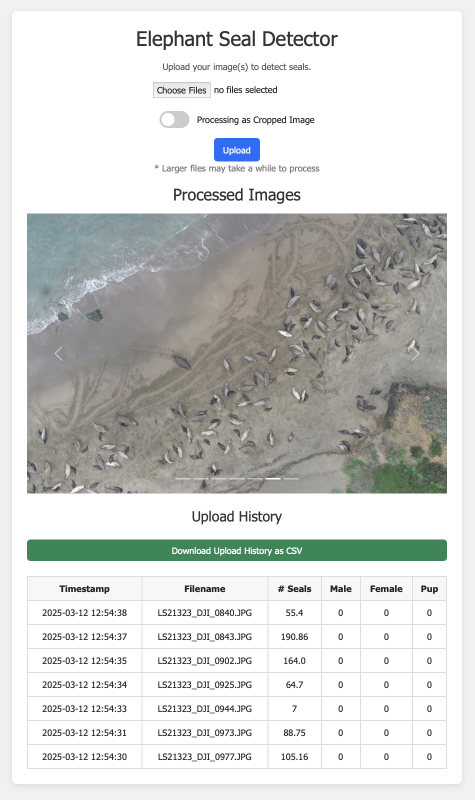
#> input picture images/app.png, 950 x 1600 px (shown at 1/2 size)
$ python -i mosaic_to_patches.py   (imports and definitions only)
#> lines starting #> are read from the running program, lines starting #| are printed output that depends on the picture; after the words box and inside, x2 and y2 are one past the last pixel; in counts of white or black regions, pixels touching at a corner belong together
#> further down, picture is the input picture: PIL image 950x1600 RGBA; mean R, G, B, A 209.3, 210.8, 208.7, 255
import os
import sys
import numpy as np
from PIL import Image, ImageFile, ImageDraw, ImageFont
import cv2
from roboflow import Roboflow

# Allow PIL to open very large images
Image.MAX_IMAGE_PIXELS = None
ImageFile.LOAD_TRUNCATED_IMAGES = True

# Standardize the Background
def standardize_background(image, bg_color=(255, 255, 255)):
    """
    If the image has an alpha channel, composite it onto a white background.
    Otherwise, convert to RGB.
    """
#> called with bg_color = (255, 255, 255)
    if image.mode in ("RGBA", "LA"):
        background = Image.new("RGB", image.size, bg_color)
#> background: PIL image 950x1600 RGB; every value is 255
        background.paste(image, mask=image.split()[-1])
        return background
    else:
        return image.convert("RGB")

# Crop to the Mosaic Content
def crop_to_content(image, threshold=240):
    """
    Crops out the white margins. Pixels with all channels above the threshold
    are considered background.
    """
#> called with threshold = 240
    img_np = np.array(image)
    mask = (img_np[:, :, 0] < threshold) | (img_np[:, :, 1] < threshold) | (img_np[:, :, 2] < threshold)
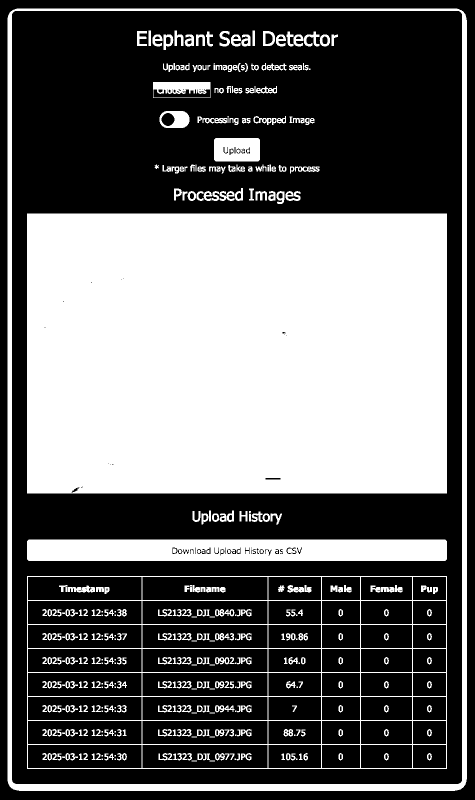
#> mask: shape (1600, 950) bool (shown at 1/2 size); 40.7% white; 443 white regions (58 under 20 px), largest, box (x1, y1, x2, y2) and area: (54, 427, 894, 987) 470220, (15, 17, 934, 1582) 46405, (54, 1079, 894, 1122) 34887
    coords = np.argwhere(mask)
#> coords = 619261 pairs, first value 17 to 1581, second value 15 to 933
    if coords.size == 0:
        return image
    y0, x0 = coords.min(axis=0)
#> y0 = 17; x0 = 15
    y1, x1 = coords.max(axis=0) + 1
#> y1 = 1582; x1 = 934
    return image.crop((x0, y0, x1, y1))
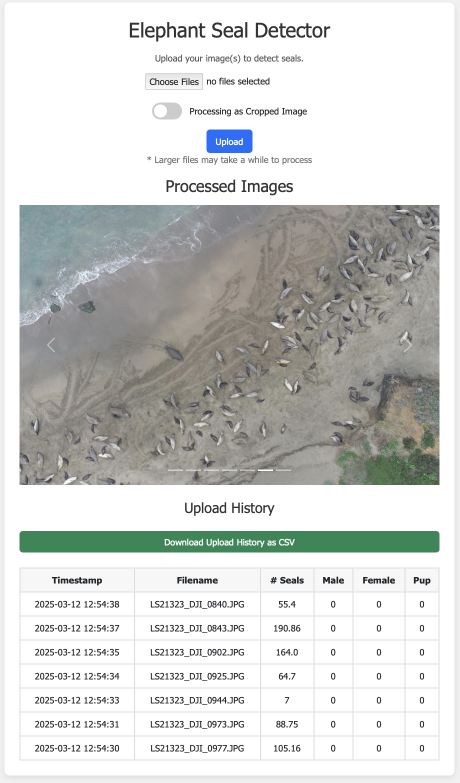
#> returned value: PIL image 919x1565 RGB (shown at 1/2 size); mean R, G, B 207.5, 209.1, 206.9

# Split the Image into Patches
def split_into_patches(image, patch_size=640):
#> called with patch_size = 2000
    patches = []
    width, height = image.size
#> width = 919; height = 1565
    for y in range(0, height, patch_size):
        for x in range(0, width, patch_size):
            box = (x, y, min(x + patch_size, width), min(y + patch_size, height))
            patch = image.crop(box)
            patches.append((patch, box))
#> after the loop, patches = 1 item
    return patches

# Filter Out Mostly-White Patches
def is_patch_valid(patch, bg_color=(255, 255, 255), tolerance=5, max_fraction=0.5):
    patch_np = np.array(patch)
    close_to_bg = np.all(np.abs(patch_np - bg_color) <= tolerance, axis=-1)
    fraction_bg = np.mean(close_to_bg)
    return fraction_bg < max_fraction, fraction_bg

# Check if a patch is mostly water.
def is_patch_water(patch, water_threshold=0.3, foam_tolerance=5):
    hsv_patch = patch.convert("HSV")
    hsv_np = np.array(hsv_patch)
    lower_dark = np.array([90, 50, 50], dtype=np.uint8)
    upper_dark = np.array([140, 255, 255], dtype=np.uint8)
    mask_dark = cv2.inRange(hsv_np, lower_dark, upper_dark)
    lower_foam = np.array([0, 0, 200], dtype=np.uint8)
    upper_foam = np.array([180, 50, 255], dtype=np.uint8)
    mask_foam = cv2.inRange(hsv_np, lower_foam, upper_foam)
    patch_np = np.array(patch)
    background_mask = np.all(np.abs(patch_np - np.array([255, 255, 255])) <= foam_tolerance, axis=-1).astype(np.uint8) * 255
    mask_foam_effective = cv2.subtract(mask_foam, background_mask)
    combined_mask = cv2.bitwise_or(mask_dark, mask_foam_effective)
    water_fraction = np.mean(combined_mask > 0)
    return water_fraction >= water_threshold, water_fraction

# Draw Bounding Boxes on Image
def draw_patch_boxes(image, patch_info, color="yellow", width=10, text_color="orange"):
    drawn_image = image.copy()
    draw = ImageDraw.Draw(drawn_image)
    for box in patch_info:
        box, white_frac, sand_frac = box
        x1, y1, x2, y2 = box
        draw.rectangle([x1, y1, x2, y2], outline=color, width=width)
    return drawn_image

# Visualize Patches on the Cropped Mosaic
def visualize_patches_downscaled(cropped_mosaic, patch_info, output_dir, max_dim=65500):
    w, h = cropped_mosaic.size
    if w > max_dim or h > max_dim:
        scale_factor = min(max_dim/w, max_dim/h)
        new_w = int(w * scale_factor)
        new_h = int(h * scale_factor)
        mosaic_small = cropped_mosaic.resize((new_w, new_h), resample=Image.Resampling.BICUBIC)
        scaled_info = []
        for (box, white_frac, sand_frac) in patch_info:
            x1, y1, x2, y2 = box
            sx1 = int(x1 * scale_factor)
            sy1 = int(y1 * scale_factor)
            sx2 = int(x2 * scale_factor)
            sy2 = int(y2 * scale_factor)
            scaled_info.append(((sx1, sy1, sx2, sy2), white_frac, sand_frac))
        mosaic_with_boxes = draw_patch_boxes(mosaic_small, scaled_info)
        os.makedirs(output_dir, exist_ok=True)
        mosaic_with_boxes.save(os.path.join(output_dir, "cropped_mosaic_with_patches_downscaled.jpg"))
        print(f"Saved downscaled visualization to cropped_mosaic_with_patches_downscaled.jpg")
    else:
        mosaic_with_boxes = draw_patch_boxes(cropped_mosaic, patch_info)
        os.makedirs(output_dir, exist_ok=True)
        mosaic_with_boxes.save(os.path.join(output_dir, "cropped_mosaic_with_patches.jpg"))
        print(f"Saved full-resolution visualization to cropped_mosaic_with_patches.jpg")

# Main Processing Pipeline for a Mosaic (preprocessing required)
def process_mosaic_in_memory(image, patch_size=2000):
    # For JPEGs, adjust patch size if needed.
    if image.format == "JPEG":
        patch_size = 900
    print("Standardizing background...")
    sys.stdout.flush()
    mosaic = standardize_background(image)
    print("Cropping to content...")
    sys.stdout.flush()
    cropped_mosaic = crop_to_content(mosaic)
    print("Splitting into patches...")
    sys.stdout.flush()
    patches = split_into_patches(cropped_mosaic, patch_size)
#> patches = 1 item
    print("Filtering valid patches...")
    sys.stdout.flush()
    valid_patches = []
    patch_info = []
    for i, (patch, box) in enumerate(patches):
        valid_white, white_fraction = is_patch_valid(patch, tolerance=5, max_fraction=0.25)
        valid_water, water_fraction = is_patch_water(patch, water_threshold=0.25)
        if valid_white and not valid_water:
            valid_patches.append((patch, box))
            patch_info.append((box, white_fraction, water_fraction))
        else:
            print(f"Skipping patch {i}: white_frac={white_fraction:.2f}, water_frac={water_fraction:.2f}")
#> this loop made 1 pass
#> (box, fraction_bg in is_patch_valid, valid_white, white_fraction, lower_dark in is_patch_water, upper_dark in is_patch_water, lower_foam in is_patch_water, upper_foam in is_patch_water) on pass 1: ((0, 0, 919, 1565), 0.543, False, 0.543, [90, 50, 50], [140, 255, 255], [0, 0, 200], [180, 50, 255])
#| Skipping patch 0: white_frac=0.54, water_frac=0.11
#> pass 1, in is_patch_valid, `close_to_bg = np.all(np.abs(patch_np - bg_color) <= tolerance, axis=-1)`:
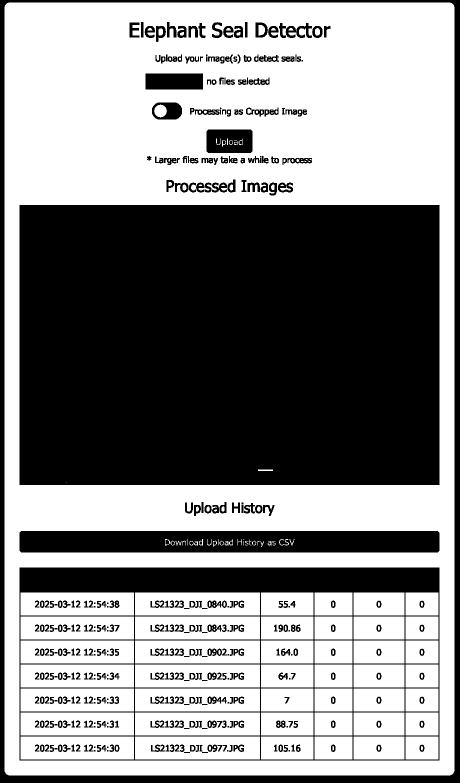
#> close_to_bg: shape (1565, 919) bool (shown at 1/2 size); 54.3% white; 389 black regions (54 under 20 px), largest, box (x1, y1, x2, y2) and area: (39, 410, 879, 970) 470309, (39, 1135, 879, 1521) 58268, (0, 0, 919, 1565) 46939
#> pass 1, in is_patch_water, `mask_dark = cv2.inRange(hsv_np, lower_dark, upper_dark)`:
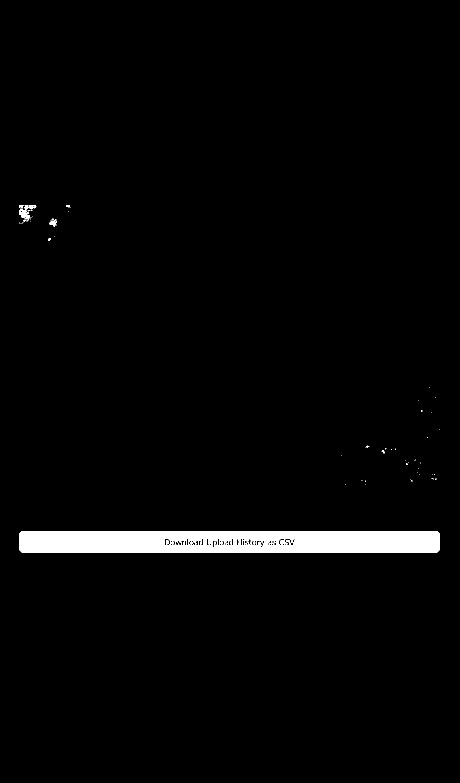
#> mask_dark: shape (1565, 919) (shown at 1/2 size); 2.5% white; 69 white regions (55 under 20 px), largest, box (x1, y1, x2, y2) and area: (39, 1062, 879, 1105) 34311, (39, 410, 61, 441) 305, (99, 437, 113, 453) 116
#> pass 1, in is_patch_water, `mask_foam = cv2.inRange(hsv_np, lower_foam, upper_foam)`:
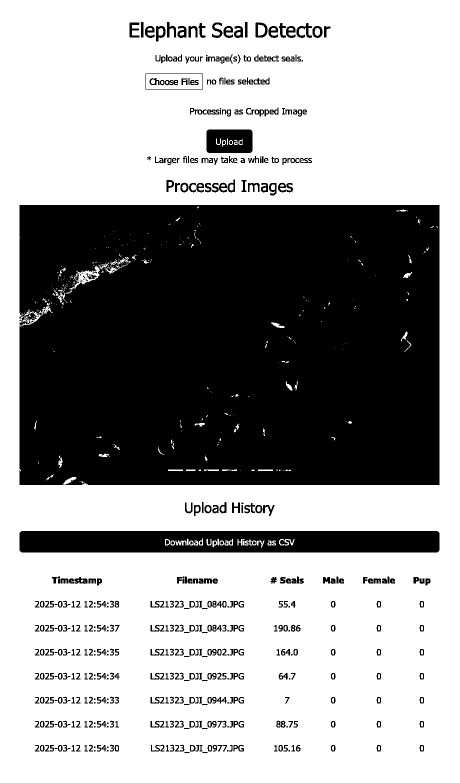
#> mask_foam: shape (1565, 919) (shown at 1/2 size); 62.5% white; 539 black regions (96 under 20 px), largest, box (x1, y1, x2, y2) and area: (39, 410, 879, 970) 465185, (39, 1062, 879, 1105) 34416, (413, 259, 505, 306) 3929
#> after the loop, patch_info = []; valid_patches = []
    visualize_patches_downscaled(cropped_mosaic, patch_info, output_dir="./patches")
    print("Drawing bounding boxes...")
    sys.stdout.flush()
    mosaic_with_boxes = draw_patch_boxes(cropped_mosaic, patch_info)
    stats_dict = {
        "valid_patches": len(valid_patches),
        "total_seals": 0,
        "males": 0,
        "females": 0,
        "pups": 0
    }
#> stats_dict = {'valid_patches': 0, 'total_seals': 0, 'males': 0, 'females': 0, 'pups': 0}
    return mosaic_with_boxes, stats_dict

# Processing for a Cropped Image (no preprocessing)
# [44 lines left out: function process_cropped_image, not called in this run]

>>> from PIL import Image
>>> picture = Image.open('../images/app.png')
>>> result = process_mosaic_in_memory(picture)
